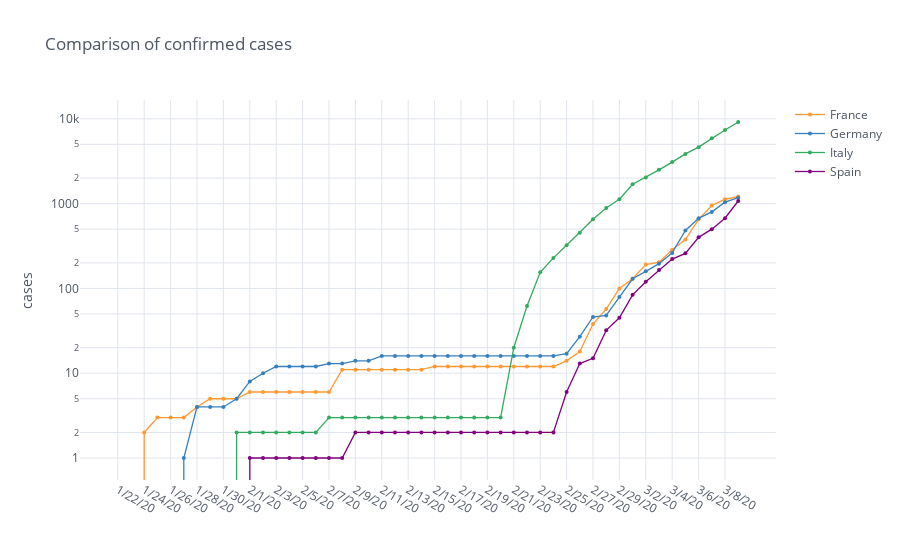

The notebook cell this image was saved under:
### Code cell
countries = ['Germany', 'France', 'Italy', 'Spain']

confirmed_cases_countries = df_confirmed[df_confirmed['Country/Region'].isin(countries)].loc[:, '1/22/20':].transpose(copy=True)
countries_columns = df_confirmed[df_confirmed['Country/Region'].isin(countries)].loc[:, 'Country/Region'].tolist()
confirmed_cases_countries.columns = countries_columns

# confirmed_cases_countries.head()

fig = confirmed_cases_countries.iplot(theme="white", title='Comparison of confirmed cases', size=4, yTitle='cases', mode='lines+markers', asFigure=True)
fig.update_layout(yaxis_type="log")
fig.show()

### Figure 1 — Plotly figure (JSON) as saved in the notebook; plotly's stock layout.template omitted (floating-point values rounded to 4 significant figures)
{"data": [{"line": {"color": "rgba(255, 153, 51, 1.0)", "dash": "solid", "shape": "linear", "width": 1.3}, "marker": {"size": 4, "symbol": "circle"}, "mode": "lines+markers", "name": "France", "text": "", "type": "scatter", "x": ["1/22/20", "1/23/20", "1/24/20", "1/25/20", "1/26/20", "1/27/20", "1/28/20", "1/29/20", "1/30/20", "1/31/20", "2/1/20", "2/2/20", "2/3/20", "2/4/20", "2/5/20", "2/6/20", "2/7/20", "2/8/20", "2/9/20", "2/10/20", "2/11/20", "2/12/20", "2/13/20", "2/14/20", "2/15/20", "2/16/20", "2/17/20", "2/18/20", "2/19/20", "2/20/20", "2/21/20", "2/22/20", "2/23/20", "2/24/20", "2/25/20", "2/26/20", "2/27/20", "2/28/20", "2/29/20", "3/1/20", "3/2/20", "3/3/20", "3/4/20", "3/5/20", "3/6/20", "3/7/20", "3/8/20", "3/9/20"], "y": [0, 0, 2, 3, 3, 3, 4, 5, 5, 5, 6, 6, 6, 6, 6, 6, 6, 11, 11, 11, 11, 11, 11, 11, 12, 12, 12, 12, 12, 12, 12, 12, 12, 12, 14, 18, 38, 57, 100, 130, 191, 204, 285, 377, 653, 949, 1126, 1209]}, {"line": {"color": "rgba(55, 128, 191, 1.0)", "dash": "solid", "shape": "linear", "width": 1.3}, "marker": {"size": 4, "symbol": "circle"}, "mode": "lines+markers", "name": "Germany", "text": "", "type": "scatter", "x": ["1/22/20", "1/23/20", "1/24/20", "1/25/20", "1/26/20", "1/27/20", "1/28/20", "1/29/20", "1/30/20", "1/31/20", "2/1/20", "2/2/20", "2/3/20", "2/4/20", "2/5/20", "2/6/20", "2/7/20", "2/8/20", "2/9/20", "2/10/20", "2/11/20", "2/12/20", "2/13/20", "2/14/20", "2/15/20", "2/16/20", "2/17/20", "2/18/20", "2/19/20", "2/20/20", "2/21/20", "2/22/20", "2/23/20", "2/24/20", "2/25/20", "2/26/20", "2/27/20", "2/28/20", "2/29/20", "3/1/20", "3/2/20", "3/3/20", "3/4/20", "3/5/20", "3/6/20", "3/7/20", "3/8/20", "3/9/20"], "y": [0, 0, 0, 0, 0, 1, 4, 4, 4, 5, 8, 10, 12, 12, 12, 12, 13, 13, 14, 14, 16, 16, 16, 16, 16, 16, 16, 16, 16, 16, 16, 16, 16, 16, 17, 27, 46, 48, 79, 130, 159, 196, 262, 482, 670, 799, 1040, 1176]}, {"line": {"color": "rgba(50, 171, 96, 1.0)", "dash": "solid", "shape": "linear", "width": 1.3}, "marker": {"size": 4, "symbol": "circle"}, "mode": "lines+markers", "name": "Italy", "text": "", "type": "scatter", "x": ["1/22/20", "1/23/20", "1/24/20", "1/25/20", "1/26/20", "1/27/20", "1/28/20", "1/29/20", "1/30/20", "1/31/20", "2/1/20", "2/2/20", "2/3/20", "2/4/20", "2/5/20", "2/6/20", "2/7/20", "2/8/20", "2/9/20", "2/10/20", "2/11/20", "2/12/20", "2/13/20", "2/14/20", "2/15/20", "2/16/20", "2/17/20", "2/18/20", "2/19/20", "2/20/20", "2/21/20", "2/22/20", "2/23/20", "2/24/20", "2/25/20", "2/26/20", "2/27/20", "2/28/20", "2/29/20", "3/1/20", "3/2/20", "3/3/20", "3/4/20", "3/5/20", "3/6/20", "3/7/20", "3/8/20", "3/9/20"], "y": [0, 0, 0, 0, 0, 0, 0, 0, 0, 2, 2, 2, 2, 2, 2, 2, 3, 3, 3, 3, 3, 3, 3, 3, 3, 3, 3, 3, 3, 3, 20, 62, 155, 229, 322, 453, 655, 888, 1128, 1694, 2036, 2502, 3089, 3858, 4636, 5883, 7375, 9172]}, {"line": {"color": "rgba(128, 0, 128, 1.0)", "dash": "solid", "shape": "linear", "width": 1.3}, "marker": {"size": 4, "symbol": "circle"}, "mode": "lines+markers", "name": "Spain", "text": "", "type": "scatter", "x": ["1/22/20", "1/23/20", "1/24/20", "1/25/20", "1/26/20", "1/27/20", "1/28/20", "1/29/20", "1/30/20", "1/31/20", "2/1/20", "2/2/20", "2/3/20", "2/4/20", "2/5/20", "2/6/20", "2/7/20", "2/8/20", "2/9/20", "2/10/20", "2/11/20", "2/12/20", "2/13/20", "2/14/20", "2/15/20", "2/16/20", "2/17/20", "2/18/20", "2/19/20", "2/20/20", "2/21/20", "2/22/20", "2/23/20", "2/24/20", "2/25/20", "2/26/20", "2/27/20", "2/28/20", "2/29/20", "3/1/20", "3/2/20", "3/3/20", "3/4/20", "3/5/20", "3/6/20", "3/7/20", "3/8/20", "3/9/20"], "y": [0, 0, 0, 0, 0, 0, 0, 0, 0, 0, 1, 1, 1, 1, 1, 1, 1, 1, 2, 2, 2, 2, 2, 2, 2, 2, 2, 2, 2, 2, 2, 2, 2, 2, 6, 13, 15, 32, 45, 84, 120, 165, 222, 259, 400, 500, 673, 1073]}], "layout": {"legend": {"bgcolor": "#FFFFFF", "font": {"color": "#4D5663"}}, "paper_bgcolor": "#FFFFFF", "plot_bgcolor": "#FFFFFF", "title": {"font": {"color": "#4D5663"}, "text": "Comparison of confirmed cases"}, "xaxis": {"gridcolor": "#E1E5ED", "showgrid": true, "tickfont": {"color": "#4D5663"}, "title": {"font": {"color": "#4D5663"}, "text": ""}, "zerolinecolor": "#E1E5ED"}, "yaxis": {"gridcolor": "#E1E5ED", "showgrid": true, "tickfont": {"color": "#4D5663"}, "title": {"font": {"color": "#4D5663"}, "text": "cases"}, "type": "log", "zerolinecolor": "#E1E5ED"}}}
